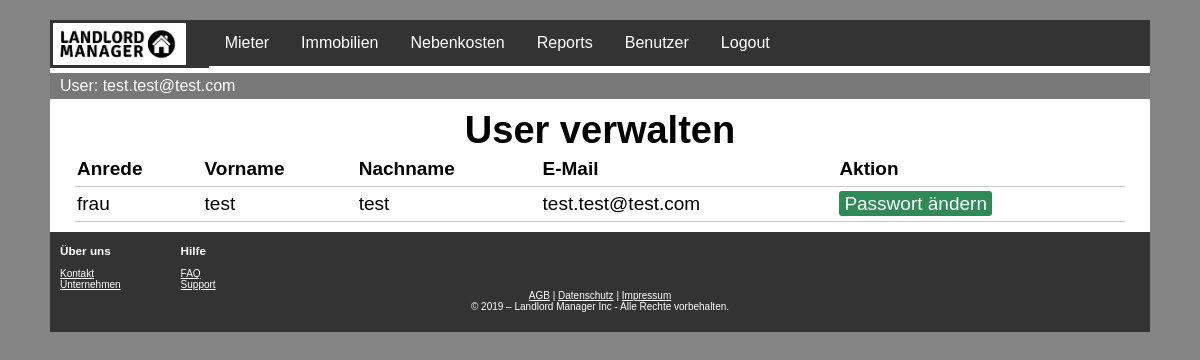
The page /userPW.php (signed in) on the database its author committed.
### tables this page shows
CREATE TABLE users(
  userID int(10) PRIMARY KEY NOT NULL AUTO_INCREMENT,
  anrede varchar(20) NOT NULL,
  vorname varchar(100) NOT NULL,
  name varchar(100) NOT NULL,
  email varchar(255) DEFAULT NULL,
  pwd varchar(255) DEFAULT NULL,
  UNIQUE KEY email (email)
);

### userDB.php (called while the page is built, shortened)
<?php
$email = $_SESSION["name"];
?>

### userPW.php (the view, shortened to what this page needs)
<?php
include 'topbar.inc.php';
?>
<html>
    <head>
        <link href="./CSS/style.css" rel="stylesheet" type="text/css">
        <link href="./CSS/topbar.css" rel="stylesheet" type="text/css">
        <link href="./CSS/footer.css" rel="stylesheet" type="text/css">
    </head>
    <body>
        <div class="pagecontent">
            <?php
            include('userDB.php');
                ?>
            <?php
            $abfrage = "SELECT * FROM users WHERE email = '$email';";
            $res = mysqli_query($link, $abfrage) or die("Abfrage hat nicht geklappt");
            ?>
            <h1>User verwalten</h1>
            <table>
                <thead>
                    <tr>
                        <th>Anrede</th>
                        <th>Vorname</th>
                        <th>Nachname</th>
                        <th>E-Mail</th>
                        <th colspan="2">Aktion</th>
                    </tr>
                </thead>
                <?php
                while ($row = mysqli_fetch_array($res)) {
                    ?>
                    <tr>
                        <td><?php echo $row['anrede']; ?></td>
                        <td><?php echo $row['vorname']; ?></td>
                        <td><?php echo $row['name']; ?></td>
                        <td><?php echo $row['email']; ?></td>
                        <td>
                            <a href="userPW.php?edit= <?php echo $row['userID']; ?>" class="edit_btn" >Passwort ändern</a>
                        </td>
                    </tr>
                <?php } ?>
            </table>
                </div>
    </body>
    <?php
    include 'footer.inc.php';
    ?>
</html>

### CSS/style.css (style rules this page uses)
body { font-size: 19px; height: 100%; background-color: #848484; font-family: Arial, Helvetica, sans-serif; max-width: 1100px; margin: auto; margin-bottom: 0; margin-top: 0; }
h1, h2 { margin: 0; text-align: center; }
.pagecontent { min-height: 80%; background-color: white; margin: 0; padding: 10px; }
table { width: 1050px; margin: 0px auto; border-collapse: collapse; text-align: left; }
tr { border-bottom: 1px solid #cbcbcb; }
th, td { border: none; height: 30px; padding: 2px; }
.edit_btn { text-decoration: none; padding: 2px 5px; background: #2E8B57; color: white; border-radius: 3px; }
.pagecontent { text-align: center; }

### rows shown on the page
users: anrede "frau", vorname "test", name "test", email "test.test@test.com"

### other values the page prints
$_SESSION["name"] "test.test@test.com"
